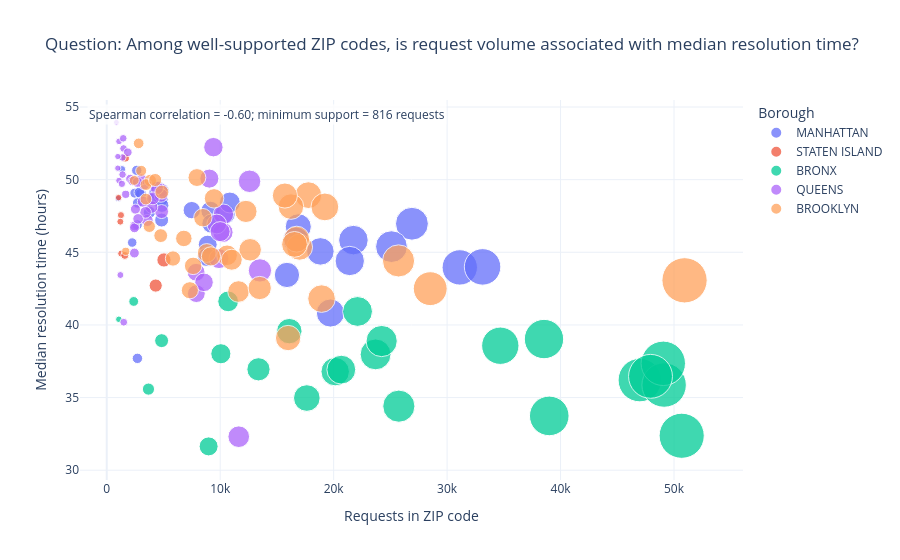

Source (notebook cell):
### Code cell
# Figure 8 of 9
question = "Question: Among well-supported ZIP codes, is request volume associated with median resolution time?"
zip_stats = (
    cleaned_modeling_df.dropna(subset=["Incident Zip"])
    .groupby("Incident Zip", dropna=False)
    .agg(
        requests=("resolution_hours", "size"),
        median_hours=("resolution_hours", "median"),
        borough=(BOROUGH, lambda values: values.mode().iloc[0] if not values.mode().empty else "MISSING"),
    )
    .reset_index()
)
min_zip_support = max(100, int(len(cleaned_modeling_df) * 0.0005))
zip_plot = zip_stats[zip_stats["requests"] >= min_zip_support]
zip_spearman = zip_plot["requests"].corr(zip_plot["median_hours"], method="spearman")
fig = px.scatter(
    zip_plot,
    x="requests",
    y="median_hours",
    size="requests",
    color="borough",
    hover_name="Incident Zip",
    hover_data={"requests": ":,", "median_hours": ":.2f", "borough": True},
    size_max=32,
    opacity=0.75,
    labels={"requests": "Requests in ZIP code", "median_hours": "Median resolution time (hours)", "borough": "Borough"},
    title=question,
)
fig.add_annotation(
    x=0.01, y=0.99, xref="paper", yref="paper", showarrow=False,
    text=f"Spearman correlation = {zip_spearman:.2f}; minimum support = {min_zip_support:,} requests",
    bgcolor="rgba(255,255,255,0.8)", align="left",
)
fig.update_layout(template="plotly_white", legend_title_text="Borough")
fig.show()

### Figure 1 — Plotly figure (JSON) as saved in the notebook; plotly's stock layout.template omitted (floating-point values rounded to 4 significant figures)
{"data": [{"customdata": [["MANHATTAN"], ["MANHATTAN"], ["MANHATTAN"], ["MANHATTAN"], ["MANHATTAN"], ["MANHATTAN"], ["MANHATTAN"], ["MANHATTAN"], ["MANHATTAN"], ["MANHATTAN"], ["MANHATTAN"], ["MANHATTAN"], ["MANHATTAN"], ["MANHATTAN"], ["MANHATTAN"], ["MANHATTAN"], ["MANHATTAN"], ["MANHATTAN"], ["MANHATTAN"], ["MANHATTAN"], ["MANHATTAN"], ["MANHATTAN"], ["MANHATTAN"], ["MANHATTAN"], ["MANHATTAN"], ["MANHATTAN"], ["MANHATTAN"], ["MANHATTAN"], ["MANHATTAN"], ["MANHATTAN"], ["MANHATTAN"], ["MANHATTAN"], ["MANHATTAN"], ["MANHATTAN"], ["MANHATTAN"], ["MANHATTAN"]], "hovertemplate": "<b>%{hovertext}</b><br><br>Borough=%{customdata[0]}<br>Requests in ZIP code=%{marker.size:,}<br>Median resolution time (hours)=%{y:.2f}<extra></extra>", "hovertext": ["10001.0", "10002.0", "10003.0", "10009.0", "10010.0", "10011.0", "10012.0", "10013.0", "10014.0", "10016.0", "10017.0", "10018.0", "10019.0", "10021.0", "10022.0", "10023.0", "10024.0", "10025.0", "10026.0", "10027.0", "10028.0", "10029.0", "10030.0", "10031.0", "10032.0", "10033.0", "10034.0", "10035.0", "10036.0", "10037.0", "10038.0", "10039.0", "10040.0", "10065.0", "10075.0", "10128.0"], "legendgroup": "MANHATTAN", "marker": {"color": "#636efa", "opacity": 0.75, "size": [2473, 9140, 8902, 10428, 3014, 4884, 3761, 2645, 4837, 4798, 2704, 1344, 7495, 2880, 2723, 4284, 8842, 18831, 19716, 21743, 4191, 16883, 16676, 31117, 33127, 26900, 25096, 10851, 4515, 9232, 1008, 15884, 21420, 2677, 2244, 4863], "sizemode": "area", "sizeref": 49.74, "symbol": "circle"}, "mode": "markers", "name": "MANHATTAN", "orientation": "v", "showlegend": true, "type": "scatter", "x": [2473, 9140, 8902, 10428, 3014, 4884, 3761, 2645, 4837, 4798, 2704, 1344, 7495, 2880, 2723, 4284, 8842, 18831, 19716, 21743, 4191, 16883, 16676, 31117, 33127, 26900, 25096, 10851, 4515, 9232, 1008, 15884, 21420, 2677, 2244, 4863], "xaxis": "x", "y": [49.07, 47.85, 45.53, 47.64, 49.03, 49.25, 47.76, 50.64, 47.22, 48.65, 37.7, 50.72, 47.9, 49.12, 48.4, 49.1, 44.67, 45.06, 40.82, 45.84, 48.66, 46.76, 45.85, 43.96, 44.0, 46.97, 45.39, 48.43, 49.45, 46.98, 48.7, 43.44, 44.4, 46.89, 45.67, 48.23], "yaxis": "y"}, {"customdata": [["STATEN ISLAND"], ["STATEN ISLAND"], ["STATEN ISLAND"], ["STATEN ISLAND"], ["STATEN ISLAND"], ["STATEN ISLAND"], ["STATEN ISLAND"], ["STATEN ISLAND"]], "hovertemplate": "<b>%{hovertext}</b><br><br>Borough=%{customdata[0]}<br>Requests in ZIP code=%{marker.size:,}<br>Median resolution time (hours)=%{y:.2f}<extra></extra>", "hovertext": ["10301.0", "10302.0", "10303.0", "10304.0", "10305.0", "10306.0", "10310.0", "10314.0"], "legendgroup": "STATEN ISLAND", "marker": {"color": "#EF553B", "opacity": 0.75, "size": [5044, 1251, 1641, 4316, 1283, 1591, 1047, 1196], "sizemode": "area", "sizeref": 49.74, "symbol": "circle"}, "mode": "markers", "name": "STATEN ISLAND", "orientation": "v", "showlegend": true, "type": "scatter", "x": [5044, 1251, 1641, 4316, 1283, 1591, 1047, 1196], "xaxis": "x", "y": [44.47, 47.56, 51.5, 42.71, 44.91, 44.79, 48.77, 47.11], "yaxis": "y"}, {"customdata": [["BRONX"], ["BRONX"], ["BRONX"], ["BRONX"], ["BRONX"], ["BRONX"], ["BRONX"], ["BRONX"], ["BRONX"], ["BRONX"], ["BRONX"], ["BRONX"], ["BRONX"], ["BRONX"], ["BRONX"], ["BRONX"], ["BRONX"], ["BRONX"], ["BRONX"], ["BRONX"], ["BRONX"], ["BRONX"], ["BRONX"], ["BRONX"]], "hovertemplate": "<b>%{hovertext}</b><br><br>Borough=%{customdata[0]}<br>Requests in ZIP code=%{marker.size:,}<br>Median resolution time (hours)=%{y:.2f}<extra></extra>", "hovertext": ["10451.0", "10452.0", "10453.0", "10454.0", "10455.0", "10456.0", "10457.0", "10458.0", "10459.0", "10460.0", "10461.0", "10462.0", "10463.0", "10465.0", "10466.0", "10467.0", "10468.0", "10469.0", "10470.0", "10471.0", "10472.0", "10473.0", "10474.0", "10475.0"], "legendgroup": "BRONX", "marker": {"color": "#00cc96", "opacity": 0.75, "size": [23695, 46988, 38541, 10699, 16093, 34689, 50678, 49128, 22107, 24231, 13374, 39004, 25747, 2375, 20138, 49055, 47929, 17636, 8980, 3678, 20675, 10057, 4837, 1068], "sizemode": "area", "sizeref": 49.74, "symbol": "circle"}, "mode": "markers", "name": "BRONX", "orientation": "v", "showlegend": true, "type": "scatter", "x": [23695, 46988, 38541, 10699, 16093, 34689, 50678, 49128, 22107, 24231, 13374, 39004, 25747, 2375, 20138, 49055, 47929, 17636, 8980, 3678, 20675, 10057, 4837, 1068], "xaxis": "x", "y": [37.97, 36.2, 39.03, 41.62, 39.57, 38.57, 32.37, 35.86, 40.93, 38.89, 36.95, 33.74, 34.41, 41.62, 36.78, 37.36, 36.46, 34.97, 31.64, 35.58, 36.92, 38.02, 38.92, 40.39], "yaxis": "y"}, {"customdata": [["QUEENS"], ["QUEENS"], ["QUEENS"], ["QUEENS"], ["QUEENS"], ["QUEENS"], ["QUEENS"], ["QUEENS"], ["QUEENS"], ["QUEENS"], ["QUEENS"], ["QUEENS"], ["QUEENS"], ["QUEENS"], ["QUEENS"], ["QUEENS"], ["QUEENS"], ["QUEENS"], ["QUEENS"], ["QUEENS"], ["QUEENS"], ["QUEENS"], ["QUEENS"], ["QUEENS"], ["QUEENS"], ["QUEENS"], ["QUEENS"], ["QUEENS"], ["QUEENS"], ["QUEENS"], ["QUEENS"], ["QUEENS"], ["QUEENS"], ["QUEENS"], ["QUEENS"], ["QUEENS"], ["QUEENS"], ["QUEENS"], ["QUEENS"], ["QUEENS"], ["QUEENS"], ["QUEENS"], ["QUEENS"], ["QUEENS"], ["QUEENS"], ["QUEENS"], ["QUEENS"]], "hovertemplate": "<b>%{hovertext}</b><br><br>Borough=%{customdata[0]}<br>Requests in ZIP code=%{marker.size:,}<br>Median resolution time (hours)=%{y:.2f}<extra></extra>", "hovertext": ["11101.0", "11102.0", "11103.0", "11104.0", "11105.0", "11106.0", "11354.0", "11355.0", "11356.0", "11358.0", "11361.0", "11364.0", "11365.0", "11367.0", "11368.0", "11369.0", "11372.0", "11373.0", "11374.0", "11375.0", "11377.0", "11378.0", "11379.0", "11385.0", "11412.0", "11413.0", "11414.0", "11415.0", "11416.0", "11417.0", "11418.0", "11419.0", "11420.0", "11421.0", "11422.0", "11423.0", "11427.0", "11428.0", "11429.0", "11432.0", "11433.0", "11434.0", "11435.0", "11436.0", "11691.0", "11692.0", "11694.0"], "legendgroup": "QUEENS", "marker": {"color": "#ab63fa", "opacity": 0.75, "size": [3281, 4772, 4833, 7879, 3948, 11635, 4784, 10242, 853, 2351, 1083, 1484, 1454, 4413, 9401, 2070, 13503, 12587, 7898, 9893, 10289, 1082, 1394, 9694, 2290, 1856, 1203, 3570, 1334, 1670, 3192, 3420, 2464, 2442, 1381, 3056, 2531, 1499, 977, 9991, 2760, 4073, 8573, 974, 9045, 2706, 2435], "sizemode": "area", "sizeref": 49.74, "symbol": "circle"}, "mode": "markers", "name": "QUEENS", "orientation": "v", "showlegend": true, "type": "scatter", "x": [3281, 4772, 4833, 7879, 3948, 11635, 4784, 10242, 853, 2351, 1083, 1484, 1454, 4413, 9401, 2070, 13503, 12587, 7898, 9893, 10289, 1082, 1394, 9694, 2290, 1856, 1203, 3570, 1334, 1670, 3192, 3420, 2464, 2442, 1381, 3056, 2531, 1499, 977, 9991, 2760, 4073, 8573, 974, 9045, 2706, 2435], "xaxis": "x", "y": [49.69, 49.28, 47.8, 43.63, 48.11, 32.31, 48.92, 46.37, 53.95, 49.99, 52.64, 52.14, 52.85, 49.43, 52.24, 50.06, 43.75, 49.89, 42.16, 44.57, 47.62, 49.94, 50.35, 46.95, 49.91, 51.89, 43.44, 47.19, 49.71, 48.99, 48.49, 47.75, 46.82, 46.69, 51.53, 50.01, 47.97, 40.19, 51.59, 46.42, 47.3, 48.71, 42.93, 50.79, 50.07, 49.83, 44.95], "yaxis": "y"}, {"customdata": [["BROOKLYN"], ["BROOKLYN"], ["BROOKLYN"], ["BROOKLYN"], ["BROOKLYN"], ["BROOKLYN"], ["BROOKLYN"], ["BROOKLYN"], ["BROOKLYN"], ["BROOKLYN"], ["BROOKLYN"], ["BROOKLYN"], ["BROOKLYN"], ["BROOKLYN"], ["BROOKLYN"], ["BROOKLYN"], ["BROOKLYN"], ["BROOKLYN"], ["BROOKLYN"], ["BROOKLYN"], ["BROOKLYN"], ["BROOKLYN"], ["BROOKLYN"], ["BROOKLYN"], ["BROOKLYN"], ["BROOKLYN"], ["BROOKLYN"], ["BROOKLYN"], ["BROOKLYN"], ["BROOKLYN"], ["BROOKLYN"], ["BROOKLYN"], ["BROOKLYN"], ["BROOKLYN"], ["BROOKLYN"], ["BROOKLYN"], ["BROOKLYN"], ["BROOKLYN"]], "hovertemplate": "<b>%{hovertext}</b><br><br>Borough=%{customdata[0]}<br>Requests in ZIP code=%{marker.size:,}<br>Median resolution time (hours)=%{y:.2f}<extra></extra>", "hovertext": ["11201.0", "11203.0", "11204.0", "11205.0", "11206.0", "11207.0", "11208.0", "11209.0", "11210.0", "11211.0", "11212.0", "11213.0", "11214.0", "11215.0", "11216.0", "11217.0", "11218.0", "11219.0", "11220.0", "11221.0", "11222.0", "11223.0", "11224.0", "11225.0", "11226.0", "11228.0", "11229.0", "11230.0", "11231.0", "11232.0", "11233.0", "11234.0", "11235.0", "11236.0", "11237.0", "11238.0", "11239.0", "11249.0"], "legendgroup": "BROOKLYN", "marker": {"color": "#FFA15A", "opacity": 0.75, "size": [3841, 16990, 7327, 3460, 9458, 17771, 16741, 15987, 12639, 8472, 19225, 25721, 11615, 7616, 16549, 4757, 13481, 5839, 10607, 16236, 4860, 6794, 3448, 28513, 50930, 1676, 8814, 18934, 3034, 3750, 15703, 4270, 11017, 9184, 7949, 12268, 2813, 2426], "sizemode": "area", "sizeref": 49.74, "symbol": "circle"}, "mode": "markers", "name": "BROOKLYN", "orientation": "v", "showlegend": true, "type": "scatter", "x": [3841, 16990, 7327, 3460, 9458, 17771, 16741, 15987, 12639, 8472, 19225, 25721, 11615, 7616, 16549, 4757, 13481, 5839, 10607, 16236, 4860, 6794, 3448, 28513, 50930, 1676, 8814, 18934, 3034, 3750, 15703, 4270, 11017, 9184, 7949, 12268, 2813, 2426], "xaxis": "x", "y": [49.95, 45.35, 42.39, 49.66, 48.71, 48.93, 45.91, 39.1, 45.17, 47.38, 48.12, 44.41, 42.3, 44.06, 45.54, 46.15, 42.54, 44.57, 44.8, 48.15, 49.14, 45.95, 48.66, 42.5, 43.07, 45.07, 44.95, 41.81, 50.61, 46.79, 48.91, 49.98, 44.49, 44.72, 50.15, 47.81, 52.5, 49.95], "yaxis": "y"}], "layout": {"annotations": [{"align": "left", "bgcolor": "rgba(255,255,255,0.8)", "showarrow": false, "text": "Spearman correlation = -0.60; minimum support = 816 requests", "x": 0.01, "xref": "paper", "y": 0.99, "yref": "paper"}], "legend": {"itemsizing": "constant", "title": {"text": "Borough"}, "tracegroupgap": 0}, "title": {"text": "Question: Among well-supported ZIP codes, is request volume associated with median resolution time?"}, "xaxis": {"anchor": "y", "domain": [0, 1], "title": {"text": "Requests in ZIP code"}}, "yaxis": {"anchor": "x", "domain": [0, 1], "title": {"text": "Median resolution time (hours)"}}}}
